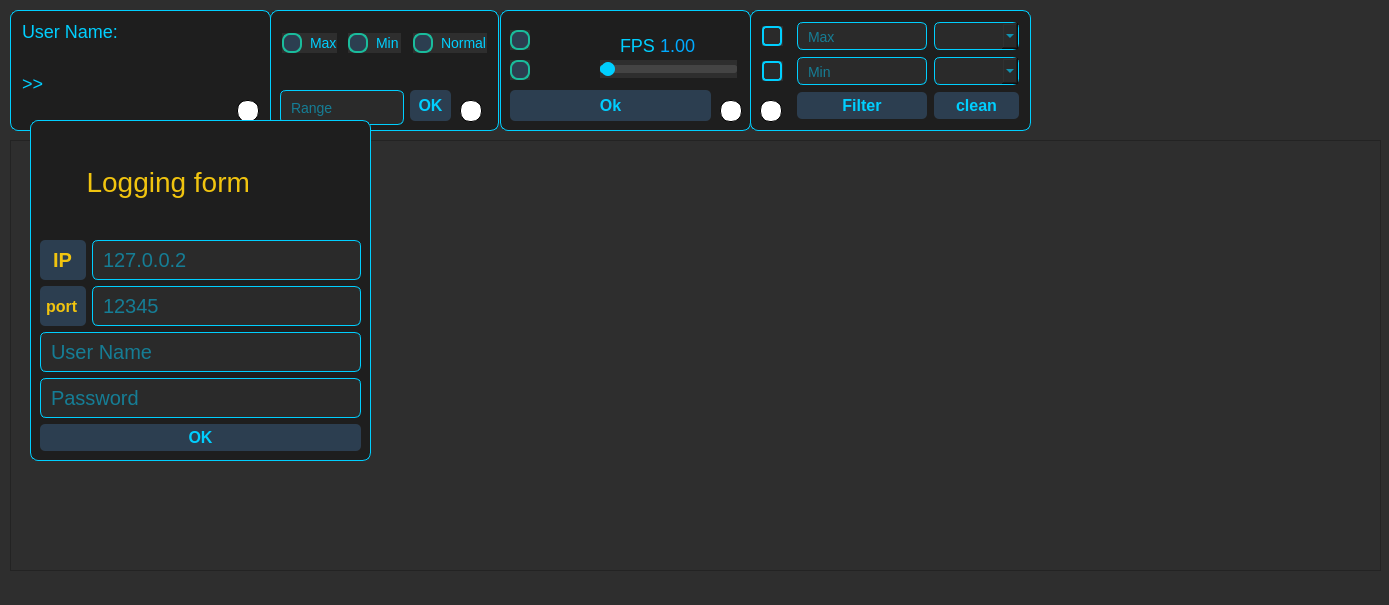
<?xml version="1.0" encoding="UTF-8"?>
<ui version="4.0">
 <class>MainWindow</class>
 <widget class="QMainWindow" name="MainWindow">
  <property name="geometry">
   <rect>
    <x>0</x>
    <y>0</y>
    <width>1389</width>
    <height>605</height>
   </rect>
  </property>
  <property name="windowTitle">
   <string>MainWindow</string>
  </property>
  <property name="styleSheet">
   <string notr="true">background-color: #2E2E2E;</string>
  </property>
  <widget class="QWidget" name="centralwidget">
   <widget class="QFrame" name="Form3">
    <property name="geometry">
     <rect>
      <x>500</x>
      <y>10</y>
      <width>251</width>
      <height>121</height>
     </rect>
    </property>
    <property name="styleSheet">
     <string notr="true">QFrame {
    background-color: #1e1e1e;
    border: 1px solid #00CFFF;
    border-radius: 8px;
}

QLabel {
    color: #00CFFF;
    background-color: transparent;
    font-family: 'Segoe UI';
    font-size: 14px;
    border: none;
}</string>
    </property>
    <property name="frameShape">
     <enum>QFrame::Shape::StyledPanel</enum>
    </property>
    <property name="frameShadow">
     <enum>QFrame::Shadow::Raised</enum>
    </property>
    <widget class="QPushButton" name="pushButton_form3">
     <property name="geometry">
      <rect>
       <x>10</x>
       <y>80</y>
       <width>201</width>
       <height>31</height>
      </rect>
     </property>
     <property name="styleSheet">
      <string notr="true">QPushButton {
color: #00CFFF;
font-size: 16px;
font-weight: bold;
background-color: #2C3E50;
padding: 4px 8px;
border-radius: 5px;
}

QPushButton:hover {
    background-color: #1ABC9C;
    color: black;
}

QPushButton:pressed {
    background-color: #16A085;
    border: 1px solid #16A085;
}
</string>
     </property>
     <property name="text">
      <string>Ok</string>
     </property>
    </widget>
    <widget class="QLabel" name="statusIcon_form3">
     <property name="geometry">
      <rect>
       <x>220</x>
       <y>90</y>
       <width>22</width>
       <height>22</height>
      </rect>
     </property>
     <property name="styleSheet">
      <string notr="true">QLabel {
    background-color: white ;
    border-radius: 10px;
    border: 1px solid black;
    min-width: 20px;
    min-height: 20px;
    max-width: 20px;
    max-height: 20px;
}
</string>
     </property>
     <property name="text">
      <string/>
     </property>
    </widget>
    <widget class="QLabel" name="label_FPSValue">
     <property name="geometry">
      <rect>
       <x>160</x>
       <y>20</y>
       <width>41</width>
       <height>31</height>
      </rect>
     </property>
     <property name="styleSheet">
      <string notr="true">color: #00AAFF;
font-size: 18px;
height: 6px;

margin: 0px;
border-radius: 3px;

  </string>
     </property>
     <property name="text">
      <string>1.00</string>
     </property>
    </widget>
    <widget class="QLabel" name="label_7">
     <property name="geometry">
      <rect>
       <x>120</x>
       <y>20</y>
       <width>41</width>
       <height>31</height>
      </rect>
     </property>
     <property name="styleSheet">
      <string notr="true">
font-size: 18px;;
height: 6px;
margin: 0px;
border-radius: 3px;

color: #00CFFF;
background-color: transparent;
</string>
     </property>
     <property name="text">
      <string>FPS :</string>
     </property>
    </widget>
    <widget class="QSlider" name="horizontalSlider_FPS">
     <property name="geometry">
      <rect>
       <x>100</x>
       <y>50</y>
       <width>137</width>
       <height>18</height>
      </rect>
     </property>
     <property name="styleSheet">
      <string notr="true">QSlider::groove:horizontal {
    border: 1px solid #444;
    height: 6px;
    background: #2a2a2a;
    border-radius: 3px;
}

QSlider::handle:horizontal {
    background: #00CFFF;
    border: none;
    width: 14px;
    height: 14px;
    margin: -4px 0;
    border-radius: 7px;
}

QSlider::sub-page:horizontal {
    background: #00CFFF;
    border-radius: 3px;
}

QSlider::add-page:horizontal {
    background: #444;
    border-radius: 3px;
}
</string>
     </property>
     <property name="orientation">
      <enum>Qt::Orientation::Horizontal</enum>
     </property>
    </widget>
    <widget class="QLabel" name="label_LineICON">
     <property name="geometry">
      <rect>
       <x>40</x>
       <y>10</y>
       <width>31</width>
       <height>31</height>
      </rect>
     </property>
     <property name="text">
      <string/>
     </property>
     <property name="pixmap">
      <pixmap>C:/Users/sina/Downloads/icons8-line-chart-64 (1).png</pixmap>
     </property>
     <property name="scaledContents">
      <bool>true</bool>
     </property>
    </widget>
    <widget class="QLabel" name="label_BarIcon">
     <property name="geometry">
      <rect>
       <x>40</x>
       <y>40</y>
       <width>31</width>
       <height>31</height>
      </rect>
     </property>
     <property name="text">
      <string/>
     </property>
     <property name="pixmap">
      <pixmap>C:/Users/sina/Downloads/icons8-bar-chart-48.png</pixmap>
     </property>
     <property name="scaledContents">
      <bool>true</bool>
     </property>
    </widget>
    <widget class="QRadioButton" name="radiolineChart">
     <property name="geometry">
      <rect>
       <x>10</x>
       <y>20</y>
       <width>20</width>
       <height>20</height>
      </rect>
     </property>
     <property name="styleSheet">
      <string notr="true">QRadioButton {
    color: BLACK;
}
QRadioButton::indicator {
    width: 16px;
    height: 16px;
    border-radius: 8px;
    border: 2px solid #1ABC9C;    
    background-color: #2C3E50;
}

QRadioButton::indicator:checked {
    background-color: #1ABC9C; 
    border: 2px solid #16A085;
}

QRadioButton::indicator:unchecked:hover {
    border: 2px solid #F39C12;
}
</string>
     </property>
     <property name="text">
      <string/>
     </property>
    </widget>
    <widget class="QRadioButton" name="radioBarChart">
     <property name="geometry">
      <rect>
       <x>10</x>
       <y>50</y>
       <width>20</width>
       <height>20</height>
      </rect>
     </property>
     <property name="styleSheet">
      <string notr="true">QRadioButton {
    color: BLACK;
}
QRadioButton::indicator {
    width: 16px;
    height: 16px;
    border-radius: 8px;
    border: 2px solid #1ABC9C;    
    background-color: #2C3E50;
}

QRadioButton::indicator:checked {
    background-color: #1ABC9C; 
    border: 2px solid #16A085;
}

QRadioButton::indicator:unchecked:hover {
    border: 2px solid #F39C12;
}
</string>
     </property>
     <property name="text">
      <string/>
     </property>
    </widget>
   </widget>
   <widget class="QFrame" name="Form4">
    <property name="geometry">
     <rect>
      <x>750</x>
      <y>10</y>
      <width>281</width>
      <height>121</height>
     </rect>
    </property>
    <property name="styleSheet">
     <string notr="true">QFrame {
    background-color: #1e1e1e;
    border: 1px solid #00CFFF;
    border-radius: 8px;
}

QLabel {
    color: #00CFFF;
    background-color: transparent;
    font-family: 'Segoe UI';
    font-size: 14px;
    border: none;
}</string>
    </property>
    <property name="frameShape">
     <enum>QFrame::Shape::StyledPanel</enum>
    </property>
    <property name="frameShadow">
     <enum>QFrame::Shadow::Raised</enum>
    </property>
    <widget class="QCheckBox" name="checkBox_Max">
     <property name="geometry">
      <rect>
       <x>12</x>
       <y>16</y>
       <width>21</width>
       <height>20</height>
      </rect>
     </property>
     <property name="styleSheet">
      <string notr="true">QCheckBox {
    color: #00CFFF;
    spacing: 8px;
    font-family: 'Segoe UI';
    font-size: 14px;
}

QCheckBox::indicator {
    width: 16px;
    height: 16px;
    border-radius: 4px;
    border: 2px solid #00CFFF;
    background-color: #2a2a2a;
}

QCheckBox::indicator:checked {
    image: none;
    background-color: #00CFFF;
    border: 2px solid #00AACC;
}

QCheckBox::indicator:unchecked:hover {
    border: 2px solid #F39C12;
    background-color: #2a2a2a;
}
</string>
     </property>
     <property name="text">
      <string/>
     </property>
    </widget>
    <widget class="QLineEdit" name="lineEdit_Min_form4">
     <property name="geometry">
      <rect>
       <x>47</x>
       <y>47</y>
       <width>130</width>
       <height>28</height>
      </rect>
     </property>
     <property name="styleSheet">
      <string notr="true">QLineEdit {
    background-color: #2a2a2a;
    color: #00CFFF;
    border: 1px solid #00CFFF;
    border-radius: 6px;
    padding: 6px 8px;
    font-family: 'Segoe UI';
    font-size: 14px;
    selection-background-color: #00CFFF;
    selection-color: #1e1e1e;
}

QLineEdit:hover {
    border: 1px solid #F39C12;
}

QLineEdit:focus {
    border: 1px solid #1ABC9C;
    background-color: #1e1e1e;
}
</string>
     </property>
     <property name="placeholderText">
      <string>Min</string>
     </property>
    </widget>
    <widget class="QLineEdit" name="lineEdit_Max_form4">
     <property name="geometry">
      <rect>
       <x>47</x>
       <y>12</y>
       <width>130</width>
       <height>28</height>
      </rect>
     </property>
     <property name="styleSheet">
      <string notr="true">QLineEdit {
    background-color: #2a2a2a;
    color: #00CFFF;
    border: 1px solid #00CFFF;
    border-radius: 6px;
    padding: 6px 8px;
    font-family: 'Segoe UI';
    font-size: 14px;
    selection-background-color: #00CFFF;
    selection-color: #1e1e1e;
}

QLineEdit:hover {
    border: 1px solid #F39C12;
}

QLineEdit:focus {
    border: 1px solid #1ABC9C;
    background-color: #1e1e1e;
}
</string>
     </property>
     <property name="placeholderText">
      <string>Max</string>
     </property>
     <property name="cursorMoveStyle">
      <enum>Qt::CursorMoveStyle::VisualMoveStyle</enum>
     </property>
     <property name="clearButtonEnabled">
      <bool>false</bool>
     </property>
    </widget>
    <widget class="QComboBox" name="colorCombox_2_Min">
     <property name="geometry">
      <rect>
       <x>184</x>
       <y>47</y>
       <width>85</width>
       <height>28</height>
      </rect>
     </property>
     <property name="styleSheet">
      <string notr="true">QComboBox {
    background-color: #2a2a2a;
    color: #00CFFF;
    border: 1px solid #00CFFF;
    border-radius: 6px;
    padding: 4px 8px;
}
QComboBox:hover {
    border: 1px solid #F39C12;
}
QComboBox QAbstractItemView {
    background-color: #1e1e1e;
    border: 3px solid #00CFFF;
    selection-background-color: #00CFFF;
    selection-color: #1e1e1e;
    color: #00CFFF;
    outline: 0;
}</string>
     </property>
    </widget>
    <widget class="QComboBox" name="colorCombox_1_Max">
     <property name="geometry">
      <rect>
       <x>184</x>
       <y>12</y>
       <width>85</width>
       <height>28</height>
      </rect>
     </property>
     <property name="styleSheet">
      <string notr="true">QComboBox {
    background-color: #2a2a2a;
    color: #00CFFF;
    border: 1px solid #00CFFF;
    border-radius: 6px;
    padding: 4px 8px;
    font-family: 'Segoe UI';
    font-size: 14px;
}
QComboBox:hover {
    border: 1px solid #F39C12;
}
QComboBox QAbstractItemView {
    background-color: #1e1e1e;
    border: 1px solid #00CFFF;
    selection-background-color: #00CFFF;
    selection-color: #1e1e1e;
    color: #00CFFF;
    outline: 0;
}</string>
     </property>
    </widget>
    <widget class="QCheckBox" name="checkBox_Min">
     <property name="geometry">
      <rect>
       <x>12</x>
       <y>51</y>
       <width>21</width>
       <height>20</height>
      </rect>
     </property>
     <property name="styleSheet">
      <string notr="true">QCheckBox {
    color: #00CFFF;
    spacing: 8px;
    font-family: 'Segoe UI';
    font-size: 14px;
}

QCheckBox::indicator {
    width: 16px;
    height: 16px;
    border-radius: 4px;
    border: 2px solid #00CFFF;
    background-color: #2a2a2a;
}

QCheckBox::indicator:checked {
    image: none;
    background-color: #00CFFF;
    border: 2px solid #00AACC;
}

QCheckBox::indicator:unchecked:hover {
    border: 2px solid #F39C12;
    background-color: #2a2a2a;
}
</string>
     </property>
     <property name="text">
      <string/>
     </property>
    </widget>
    <widget class="QPushButton" name="pushButton_form4_Filter">
     <property name="geometry">
      <rect>
       <x>47</x>
       <y>82</y>
       <width>130</width>
       <height>27</height>
      </rect>
     </property>
     <property name="styleSheet">
      <string notr="true">QPushButton {
color: #00CFFF;
font-size: 16px;
font-weight: bold;
background-color: #2C3E50;
padding: 4px 8px;
border-radius: 5px;
}

QPushButton:hover {
    background-color: #1ABC9C;
    color: black;
}

QPushButton:pressed {
    background-color: #16A085;
    border: 1px solid #16A085;
}
</string>
     </property>
     <property name="text">
      <string>Filter</string>
     </property>
    </widget>
    <widget class="QPushButton" name="pushButton_form4_Clean">
     <property name="geometry">
      <rect>
       <x>184</x>
       <y>82</y>
       <width>85</width>
       <height>27</height>
      </rect>
     </property>
     <property name="styleSheet">
      <string notr="true">QPushButton {
color: #00CFFF;
font-size: 16px;
font-weight: bold;
background-color: #2C3E50;
padding: 4px 8px;
border-radius: 5px;
}

QPushButton:hover {
    background-color: #1ABC9C;
    color: black;
}

QPushButton:pressed {
    background-color: #16A085;
    border: 1px solid #16A085;
}
</string>
     </property>
     <property name="text">
      <string>clean</string>
     </property>
    </widget>
    <widget class="QLabel" name="statusIcon_form1_2">
     <property name="geometry">
      <rect>
       <x>10</x>
       <y>90</y>
       <width>22</width>
       <height>22</height>
      </rect>
     </property>
     <property name="styleSheet">
      <string notr="true">QLabel {
    background-color: white ;
    border-radius: 10px;
    border: 1px solid black;
    min-width: 20px;
    min-height: 20px;
    max-width: 20px;
    max-height: 20px;
}
</string>
     </property>
     <property name="text">
      <string/>
     </property>
    </widget>
   </widget>
   <widget class="QFrame" name="Form2">
    <property name="geometry">
     <rect>
      <x>270</x>
      <y>10</y>
      <width>229</width>
      <height>121</height>
     </rect>
    </property>
    <property name="styleSheet">
     <string notr="true">QFrame {
    background-color: #1e1e1e;
    border: 1px solid #00CFFF;
    border-radius: 8px;
}

QLabel {
    color: #00CFFF;
    background-color: transparent;
    font-family: 'Segoe UI';
    font-size: 14px;
    border: none;
}</string>
    </property>
    <property name="frameShape">
     <enum>QFrame::Shape::StyledPanel</enum>
    </property>
    <property name="frameShadow">
     <enum>QFrame::Shadow::Raised</enum>
    </property>
    <widget class="QRadioButton" name="radioNormal">
     <property name="geometry">
      <rect>
       <x>143</x>
       <y>23</y>
       <width>74</width>
       <height>20</height>
      </rect>
     </property>
     <property name="styleSheet">
      <string notr="true">QRadioButton {
 	color: #00CFFF;
    font-family: 'Segoe UI';
    font-size: 14px;
   spacing: 8px;
}
QRadioButton::indicator {
    width: 16px;
    height: 16px;
    border-radius: 8px;
    border: 2px solid #1ABC9C;    
    background-color: #2C3E50;
}

QRadioButton::indicator:checked {
    background-color: #1ABC9C; 
    border: 2px solid #16A085;
}

QRadioButton::indicator:unchecked:hover {
    border: 2px solid #F39C12;
}
</string>
     </property>
     <property name="text">
      <string>Normal</string>
     </property>
    </widget>
    <widget class="QRadioButton" name="radioMin">
     <property name="geometry">
      <rect>
       <x>78</x>
       <y>23</y>
       <width>53</width>
       <height>20</height>
      </rect>
     </property>
     <property name="styleSheet">
      <string notr="true">QRadioButton {
 	color: #00CFFF;
    font-family: 'Segoe UI';
    font-size: 14px;
   spacing: 8px;
}
QRadioButton::indicator {
    width: 16px;
    height: 16px;
    border-radius: 8px;
    border: 2px solid #1ABC9C;    
    background-color: #2C3E50;
}

QRadioButton::indicator:checked {
    background-color: #1ABC9C; 
    border: 2px solid #16A085;
}

QRadioButton::indicator:unchecked:hover {
    border: 2px solid #F39C12;
}
</string>
     </property>
     <property name="text">
      <string>Min</string>
     </property>
    </widget>
    <widget class="QLineEdit" name="lineEdit_Range_form2">
     <property name="geometry">
      <rect>
       <x>10</x>
       <y>80</y>
       <width>124</width>
       <height>35</height>
      </rect>
     </property>
     <property name="styleSheet">
      <string notr="true">QLineEdit {
    background-color: #2a2a2a;
    color: #00CFFF;
    border: 1px solid #00CFFF;
    border-radius: 6px;
    padding: 6px 8px;
    font-family: 'Segoe UI';
    font-size: 14px;
    selection-background-color: #00CFFF;
    selection-color: #1e1e1e;
}

QLineEdit:hover {
    border: 1px solid #F39C12;
}

QLineEdit:focus {
    border: 1px solid #1ABC9C;
    background-color: #1e1e1e;
}
</string>
     </property>
     <property name="placeholderText">
      <string>Range</string>
     </property>
    </widget>
    <widget class="QLabel" name="statusIcon_form2_server">
     <property name="geometry">
      <rect>
       <x>190</x>
       <y>90</y>
       <width>22</width>
       <height>22</height>
      </rect>
     </property>
     <property name="styleSheet">
      <string notr="true">QLabel {
    background-color: white ;
    border-radius: 10px;
    border: 1px solid black;
    min-width: 20px;
    min-height: 20px;
    max-width: 20px;
    max-height: 20px;
}
</string>
     </property>
     <property name="text">
      <string/>
     </property>
    </widget>
    <widget class="QRadioButton" name="radioMax">
     <property name="geometry">
      <rect>
       <x>12</x>
       <y>23</y>
       <width>55</width>
       <height>20</height>
      </rect>
     </property>
     <property name="styleSheet">
      <string notr="true">QRadioButton {
 	color: #00CFFF;
    font-family: 'Segoe UI';
    font-size: 14px;
   spacing: 8px;
}
QRadioButton::indicator {
    width: 16px;
    height: 16px;
    border-radius: 8px;
    border: 2px solid #1ABC9C;    
    background-color: #2C3E50;
}

QRadioButton::indicator:checked {
    background-color: #1ABC9C; 
    border: 2px solid #16A085;
}

QRadioButton::indicator:unchecked:hover {
    border: 2px solid #F39C12;
}
</string>
     </property>
     <property name="text">
      <string>Max</string>
     </property>
    </widget>
    <widget class="QPushButton" name="pushButton_form2">
     <property name="geometry">
      <rect>
       <x>140</x>
       <y>80</y>
       <width>41</width>
       <height>31</height>
      </rect>
     </property>
     <property name="styleSheet">
      <string notr="true">QPushButton {
color: #00CFFF;
font-size: 16px;
font-weight: bold;
background-color: #2C3E50;
padding: 4px 8px;
border-radius: 5px;
}

QPushButton:hover {
    background-color: #1ABC9C;
    color: black;
}

QPushButton:pressed {
    background-color: #16A085;
    border: 1px solid #16A085;
}
</string>
     </property>
     <property name="text">
      <string>OK</string>
     </property>
    </widget>
   </widget>
   <widget class="QFrame" name="Form1">
    <property name="geometry">
     <rect>
      <x>10</x>
      <y>10</y>
      <width>261</width>
      <height>121</height>
     </rect>
    </property>
    <property name="styleSheet">
     <string notr="true">QFrame {
    background-color: #1e1e1e;
    border: 1px solid #00CFFF;
    border-radius: 8px;
}

QLabel {
    color: #00CFFF;
    background-color: transparent;
    font-family: 'Segoe UI';
    font-size: 14px;
    border: none;
}</string>
    </property>
    <property name="frameShape">
     <enum>QFrame::Shape::StyledPanel</enum>
    </property>
    <property name="frameShadow">
     <enum>QFrame::Shadow::Raised</enum>
    </property>
    <widget class="QLabel" name="statusIcon_form1_server">
     <property name="geometry">
      <rect>
       <x>227</x>
       <y>90</y>
       <width>22</width>
       <height>22</height>
      </rect>
     </property>
     <property name="styleSheet">
      <string notr="true">QLabel {
    background-color: white ;
    border-radius: 10px;
    border: 1px solid black;
    min-width: 20px;
    min-height: 20px;
    max-width: 20px;
    max-height: 20px;
}
</string>
     </property>
     <property name="text">
      <string/>
     </property>
    </widget>
    <widget class="QLabel" name="label_UserName_Blue">
     <property name="geometry">
      <rect>
       <x>12</x>
       <y>12</y>
       <width>101</width>
       <height>19</height>
      </rect>
     </property>
     <property name="styleSheet">
      <string notr="true">
font-size: 18px;;
height: 6px;
margin: 0px;
border-radius: 3px;

color: #00CFFF;
background-color: transparent;
</string>
     </property>
     <property name="text">
      <string>User Name: </string>
     </property>
    </widget>
    <widget class="QLabel" name="label_Usernname">
     <property name="geometry">
      <rect>
       <x>120</x>
       <y>12</y>
       <width>129</width>
       <height>19</height>
      </rect>
     </property>
     <property name="styleSheet">
      <string notr="true">
font-size: 18px;;
height: 6px;
margin: 0px;
border-radius: 3px;

color: #80D8C3;
background-color: transparent;
</string>
     </property>
     <property name="text">
      <string/>
     </property>
    </widget>
    <widget class="QLabel" name="label_IP">
     <property name="geometry">
      <rect>
       <x>12</x>
       <y>38</y>
       <width>241</width>
       <height>19</height>
      </rect>
     </property>
     <property name="styleSheet">
      <string notr="true">
font-size: 18px;;
height: 6px;
margin: 0px;
border-radius: 3px;

color: #16A085;
background-color: transparent;
</string>
     </property>
     <property name="text">
      <string/>
     </property>
    </widget>
    <widget class="QLabel" name="label_20">
     <property name="geometry">
      <rect>
       <x>12</x>
       <y>64</y>
       <width>31</width>
       <height>19</height>
      </rect>
     </property>
     <property name="styleSheet">
      <string notr="true">
font-size: 18px;;
height: 6px;
margin: 0px;
border-radius: 3px;

color: #00CFFF;
background-color: transparent;
</string>
     </property>
     <property name="text">
      <string>&gt;&gt; </string>
     </property>
    </widget>
    <widget class="QLabel" name="label_MessageIS">
     <property name="geometry">
      <rect>
       <x>46</x>
       <y>64</y>
       <width>211</width>
       <height>20</height>
      </rect>
     </property>
     <property name="styleSheet">
      <string notr="true">
font-size: 17px;;
height: 6px;
margin: 0px;
border-radius: 3px;
color: rgb(255, 214, 107);
background-color: transparent;
</string>
     </property>
     <property name="text">
      <string/>
     </property>
    </widget>
   </widget>
   <widget class="QFrame" name="chartFrame">
    <property name="geometry">
     <rect>
      <x>10</x>
      <y>140</y>
      <width>1371</width>
      <height>431</height>
     </rect>
    </property>
    <property name="frameShape">
     <enum>QFrame::Shape::StyledPanel</enum>
    </property>
    <property name="frameShadow">
     <enum>QFrame::Shadow::Raised</enum>
    </property>
   </widget>
   <widget class="QFrame" name="frame_LoggingForm">
    <property name="geometry">
     <rect>
      <x>30</x>
      <y>120</y>
      <width>341</width>
      <height>341</height>
     </rect>
    </property>
    <property name="styleSheet">
     <string notr="true">QFrame {
    background-color: #1e1e1e;
    border: 1px solid #00CFFF;
    border-radius: 8px;
}

QLabel {
    color: #00CFFF;
    background-color: transparent;
    font-family: 'Segoe UI';
    font-size: 14px;
    border: none;
}</string>
    </property>
    <property name="frameShape">
     <enum>QFrame::Shape::StyledPanel</enum>
    </property>
    <property name="frameShadow">
     <enum>QFrame::Shadow::Raised</enum>
    </property>
    <layout class="QGridLayout" name="gridLayout">
     <item row="3" column="0">
      <widget class="QLabel" name="label_2">
       <property name="styleSheet">
        <string notr="true">color: #F1C40F;
font-size: 16px;
font-weight: bold;
background-color: #2C3E50;
padding: 2px 2px;
border-radius: 5px;
</string>
       </property>
       <property name="text">
        <string>port</string>
       </property>
      </widget>
     </item>
     <item row="4" column="0" colspan="2">
      <widget class="QLineEdit" name="UserName_inform1">
       <property name="styleSheet">
        <string notr="true">QLineEdit {
    background-color: #2a2a2a;
    color: #00CFFF;
    border: 1px solid #00CFFF;
    border-radius: 6px;
    padding: 6px 8px;
    font-family: 'Segoe UI';
    font-size: 20px;
    selection-background-color: #00CFFF;
    selection-color: #1e1e1e;
}

QLineEdit:hover {
    border: 1px solid #F39C12;
}

QLineEdit:focus {
    border: 1px solid #1ABC9C;
    background-color: #1e1e1e;
}
</string>
       </property>
       <property name="placeholderText">
        <string>User Name</string>
       </property>
      </widget>
     </item>
     <item row="3" column="1">
      <widget class="QLineEdit" name="Port_inForm1">
       <property name="styleSheet">
        <string notr="true">QLineEdit {
    background-color: #2a2a2a;
    color: #00CFFF;
    border: 1px solid #00CFFF;
    border-radius: 6px;
    padding: 6px 8px;
    font-family: 'Segoe UI';
    font-size: 20px;
    selection-background-color: #00CFFF;
    selection-color: #1e1e1e;
}

QLineEdit:hover {
    border: 1px solid #F39C12;
}

QLineEdit:focus {
    border: 1px solid #1ABC9C;
    background-color: #1e1e1e;
}
</string>
       </property>
       <property name="placeholderText">
        <string>12345</string>
       </property>
      </widget>
     </item>
     <item row="2" column="1">
      <widget class="QLineEdit" name="IP_inForm1">
       <property name="styleSheet">
        <string notr="true">QLineEdit {
    background-color: #2a2a2a;
    color: #00CFFF;
    border: 1px solid #00CFFF;
    border-radius: 6px;
    padding: 6px 8px;
    font-family: 'Segoe UI';
    font-size: 20px;
    selection-background-color: #00CFFF;
    selection-color: #1e1e1e;
}

QLineEdit:hover {
    border: 1px solid #F39C12;
}

QLineEdit:focus {
    border: 1px solid #1ABC9C;
    background-color: #1e1e1e;
}
</string>
       </property>
       <property name="placeholderText">
        <string>127.0.0.2</string>
       </property>
      </widget>
     </item>
     <item row="2" column="0">
      <widget class="QLabel" name="label">
       <property name="styleSheet">
        <string notr="true">color: #F1C40F;
font-size: 20px;
font-weight: bold;
background-color: #2C3E50;
padding: 4px 8px;
border-radius: 5px;
</string>
       </property>
       <property name="text">
        <string>IP</string>
       </property>
      </widget>
     </item>
     <item row="6" column="0" colspan="2">
      <widget class="QPushButton" name="pushButton_form1_Loggin">
       <property name="cursor">
        <cursorShape>ArrowCursor</cursorShape>
       </property>
       <property name="mouseTracking">
        <bool>true</bool>
       </property>
       <property name="focusPolicy">
        <enum>Qt::FocusPolicy::WheelFocus</enum>
       </property>
       <property name="styleSheet">
        <string notr="true">QPushButton {
color: #00CFFF;
font-size: 16px;
font-weight: bold;
background-color: #2C3E50;
padding: 4px 8px;
border-radius: 5px;
}

QPushButton:hover {
    background-color: #1ABC9C;
    color: black;
}

QPushButton:pressed {
    background-color: #16A085;
    border: 1px solid #16A085;
}
</string>
       </property>
       <property name="text">
        <string>OK</string>
       </property>
      </widget>
     </item>
     <item row="1" column="0" colspan="2">
      <widget class="QLabel" name="label_UserName_Blue_2">
       <property name="styleSheet">
        <string notr="true">
font-size: 28px;;
height: 6px;
margin: 0px;
border-radius: 3px;

color: #F1C40F;
background-color: transparent;
</string>
       </property>
       <property name="text">
        <string>      Logging form</string>
       </property>
      </widget>
     </item>
     <item row="5" column="0" colspan="2">
      <widget class="QLineEdit" name="Passwor_inForm1">
       <property name="styleSheet">
        <string notr="true">QLineEdit {
    background-color: #2a2a2a;
    color: #00CFFF;
    border: 1px solid #00CFFF;
    border-radius: 6px;
    padding: 6px 8px;
    font-family: 'Segoe UI';
    font-size: 20px;
    selection-background-color: #00CFFF;
    selection-color: #1e1e1e;
}

QLineEdit:hover {
    border: 1px solid #F39C12;
}

QLineEdit:focus {
    border: 1px solid #1ABC9C;
    background-color: #1e1e1e;
}
</string>
       </property>
       <property name="echoMode">
        <enum>QLineEdit::EchoMode::Password</enum>
       </property>
       <property name="placeholderText">
        <string>Password</string>
       </property>
      </widget>
     </item>
    </layout>
   </widget>
  </widget>
  <widget class="QMenuBar" name="menubar">
   <property name="geometry">
    <rect>
     <x>0</x>
     <y>0</y>
     <width>1389</width>
     <height>25</height>
    </rect>
   </property>
  </widget>
 </widget>
 <resources/>
 <connections/>
</ui>
